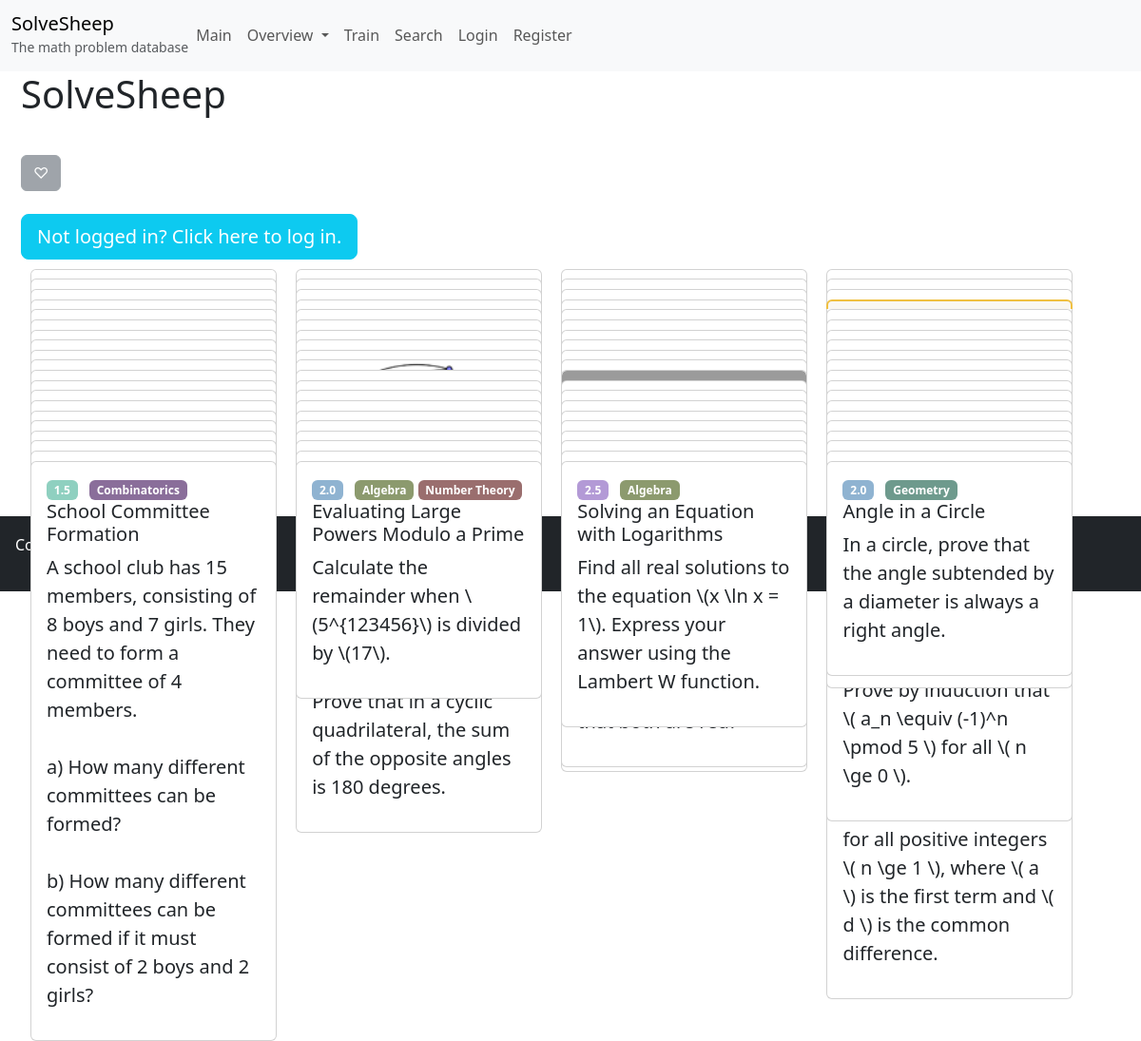
The app's page /account/SolveSheep/ with its own data.
### MainApp/models.py (models this page shows, shortened)
class Problem(models.Model):
    title = models.CharField(max_length=50)
    text = models.CharField(max_length=1000, blank=True, null=True)
    image = models.ImageField(blank=True, null=True, upload_to="problems/")
    video = models.URLField(blank=True, null=True)
    author = models.ForeignKey(User, on_delete=models.SET_NULL, null=True, blank=True)
    type_tags = models.ManyToManyField(TypeTag, null=True, blank=True)
    dif_tag = models.ForeignKey(DifTag, null=True, blank=True, on_delete=models.SET_NULL)
    likes = models.ManyToManyField(User, related_name='liked_problems', blank=True)
    likes_count = models.IntegerField(default=0)
    created = models.DateTimeField(auto_now_add=True)
    updated = models.DateTimeField(auto_now=True)
    def class_name(self):
        return self.__class__.__name__

class DifTag(models.Model):
    name = models.FloatField()
    color = models.CharField(max_length=7, validators=[hex_color_validator], default="#000000")

class TypeTag(models.Model):
    name = models.CharField(max_length=30)
    color = models.CharField(max_length=7, validators=[hex_color_validator], default="#000000")

### AccountInterface/views.py (the view)
# urls.py: path('<str:username>/', User_Interface, name="UserInterface"),
def User_Interface(request, username):
    user = User.objects.get(username=username)
    problems = Problem.objects.filter(author=user)
    bundles = Bundle.objects.filter(author=user)
    GENERAL =list(chain(problems.all(), bundles.all()))
    random.shuffle(GENERAL)
    return render(request,"Acc_display.html", {
        "user":user,
        "Card_objs":GENERAL,
    })

### MainApp/models.py (called while the page is built)
    def class_name(self):
        return self.__class__.__name__

### MainApp/templatetags/latex_safe_truncate.py (called while the page is built)
@register.filter
def latex_truncate(text, max_words=30):
    if not text:
        return ""
    blocks = LATEX_PATTERN.findall(text)
    clean_text = LATEX_PATTERN.sub("<<<LATEX>>>", text)
    words = clean_text.split()
    if len(words) <= int(max_words):
        return text  # no truncar
    truncated = " ".join(words[:int(max_words)]) + " …"
    for block in blocks:
        truncated = truncated.replace("<<<LATEX>>>", block, 1)
    return truncated

### AccountInterface/templates/Acc_display.html (shortened to what this page needs)
{% extends "base.html" %}
<div class="container" style="margin-left: 10px;">
  <h1 class="mb-3">{{ user.username }}</h1>
  <br>
  <button id="LikeBTN" {% if request.user.is_authenticated %} class="btn btn-success btn-lg" {% else %} class ="btn btn-secondary" disabled {% endif %}>
    <span id="likes-emoji">
      {% if request.user in bund.likes.all %}
        ♥︎
      {% else %}
        ♡
      {% endif %}
    </span>
  </button>
  <br><br>
  {% if not request.user.is_authenticated %}
    <a href="{% url 'Login' %}" class="btn btn-info btn-lg" style="color: white;">
     Not logged in? Click here to log in.
    </a>
  {% endif %}
  <div>
    {% if Card_objs %}
      {% include 'grid_display.html' %}
    {% endif %}
  </div>
<br>

### MainApp/templates/grid_display.html (shortened to what this page needs)
{% extends 'masonry_grid_system.html' %}
{% load latex_safe_truncate %}
{% block content %}
{% for card_obj in Card_objs|slice:":80" %}
  {% if card_obj.class_name == "Problem" %}
    <div class="masonry-grid-item">
      <a href="{% url 'Problem' card_obj.id %}" style="text-decoration: none;">
        <div class="card hover-effect" style="overflow: hidden;">
          <div class="card-body">
            <div>
              <span class="badge"
                    style="background-color: {{ card_obj.dif_tag.color }}; color: white; margin-right: 8px;">
                {{ card_obj.dif_tag.name }}
              </span>
              {% for type in card_obj.type_tags.all %}
                <span class="badge"
                      style="background-color: {{ type.color }}; color: white;">
                  {{ type.name }}
                </span>
              {% endfor %}
            </div>
            <h5 class="card-title">{{ card_obj.title }}</h5>
            <p class="fs-5">{{ card_obj.text|linebreaksbr|latex_truncate:100 }}</p>
          </div>
        </div>
      </a>
    </div>
  {% elif card_obj.class_name == "Bundle" %}
    <div class="masonry-grid-item bundle-card" style="overflow: hidden;">
      <a href="{% url 'Bundle' card_obj.id %}" style="text-decoration: none;">
        <div class="card hover-effect">
          <div class="card-body">
          </div>
        </div>
      </a>
    </div>
  {% endif %}
{% endfor %}
{% endblock %}

### MainApp/templates/base.html (style rules this page uses)
.masonry-grid-item { padding: 10px; width: 100%; grid-row-end: span var(--row-span, 1); box-sizing: border-box; }
.masonry-grid-item .card { width: 100%; overflow: hidden; display: flex; flex-direction: column; }
.card-body { overflow-wrap: anywhere; word-break: break-word; }
.masonry-grid-item.bundle-card .card { background-color: #f9f7f1; border: 2px solid #f0c040; }
.hover-effect { transition: box-shadow 0.2s ease, background-color 0.2s ease; }
h1 { margin-bottom: 0; }

### records on screen
Problem: text|latex_truncate "Prove that in a cyclic quadrilateral, the sum of the opposite angles is 180 degrees."
Problem: text|latex_truncate "for all positive integers \\( n \\ge 1 \\), where \\( a \\) is the first term and \\( d \\) is the common difference."
Problem: text|latex_truncate "Prove by induction that \\( a_n \\equiv (-1)^n \\pmod 5 \\) for all \\( n \\ge 0 \\)."
Problem: dif_tag.name "1.5", title "School Committee Formation", text|latex_truncate "A school club has 15 members, consisting of 8 boys and 7 girls. They need to form a committee of 4 members. a) How many different committees can be formed? b) How many different committees can be formed if it must consist of 2 boys and 2 girls?"
TypeTag: name "Combinatorics"
Problem: dif_tag.name "2.0", title "Evaluating Large Powers Modulo a Prime", text|latex_truncate "Calculate the remainder when \\(5^{123456}\\) is divided by \\(17\\)."
TypeTag: name "Algebra"
TypeTag: name "Number Theory"
Problem: dif_tag.name "2.5", title "Solving an Equation with Logarithms", text|latex_truncate "Find all real solutions to the equation \\(x \\ln x = 1\\). Express your answer using the Lambert W function."
Problem: dif_tag.name "2.0", title "Angle in a Circle", text|latex_truncate "In a circle, prove that the angle subtended by a diameter is always a right angle."
TypeTag: name "Geometry"

### other values on screen
{{ user.username }} "SolveSheep"
